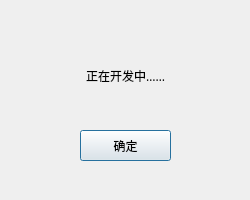
<?xml version="1.0" encoding="UTF-8"?>
<ui version="4.0">
 <class>OnlineDlg</class>
 <widget class="QDialog" name="OnlineDlg">
  <property name="geometry">
   <rect>
    <x>0</x>
    <y>0</y>
    <width>250</width>
    <height>200</height>
   </rect>
  </property>
  <property name="windowTitle">
   <string>联机模式</string>
  </property>
  <widget class="QPushButton" name="pushButton">
   <property name="geometry">
    <rect>
     <x>80</x>
     <y>130</y>
     <width>91</width>
     <height>31</height>
    </rect>
   </property>
   <property name="font">
    <font>
     <family>微软雅黑</family>
    </font>
   </property>
   <property name="text">
    <string>确定</string>
   </property>
  </widget>
  <widget class="QLabel" name="label">
   <property name="geometry">
    <rect>
     <x>60</x>
     <y>50</y>
     <width>131</width>
     <height>51</height>
    </rect>
   </property>
   <property name="font">
    <font>
     <family>微软雅黑</family>
    </font>
   </property>
   <property name="text">
    <string>正在开发中……</string>
   </property>
   <property name="alignment">
    <set>Qt::AlignCenter</set>
   </property>
  </widget>
 </widget>
 <resources/>
 <connections>
  <connection>
   <sender>pushButton</sender>
   <signal>clicked()</signal>
   <receiver>OnlineDlg</receiver>
   <slot>accept()</slot>
   <hints>
    <hint type="sourcelabel">
     <x>136</x>
     <y>153</y>
    </hint>
    <hint type="destinationlabel">
     <x>249</x>
     <y>174</y>
    </hint>
   </hints>
  </connection>
 </connections>
</ui>
